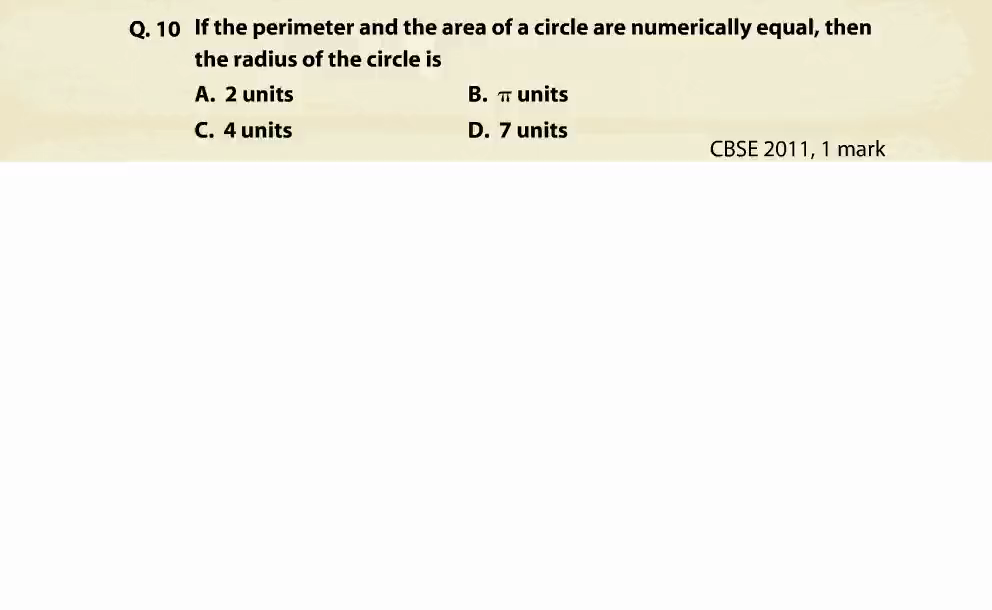
#> input picture easy.png, 992 x 610 px
$ jupyter execute --allow-errors Jungroo_hackathon.ipynb   (shell and % lines are left out)
#> lines starting #> are read from the running program, lines starting #| are printed output that depends on the picture
[cell 1]
from PIL import Image
import cv2
import matplotlib.pyplot as plt
import pytesseract
from google.colab.patches import cv2_imshow

**Reading the image**

[cell 2]
img_path = cv2.imread("easy.png")
#> img_path is the input picture: shape (610, 992, 3); mean B, G, R 238.1, 244.7, 246
cv2_imshow(img_path)

**Grayscaling the image**

[cell 3]
img = cv2.cvtColor(img_path,cv2.COLOR_BGR2GRAY)
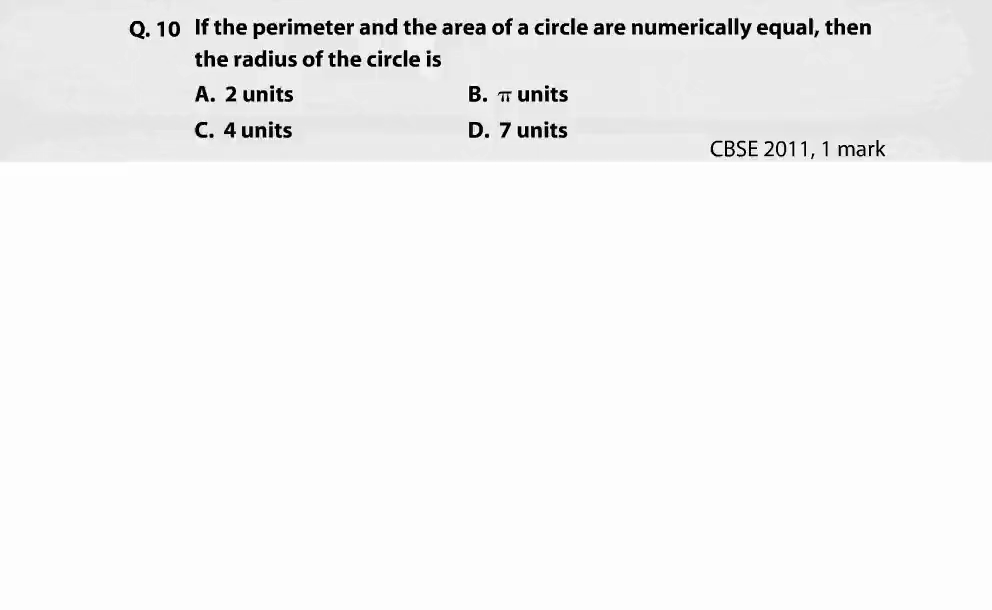
#> img: shape (610, 992); min 0, max 255, mean 244.3
cv2_imshow(img)
